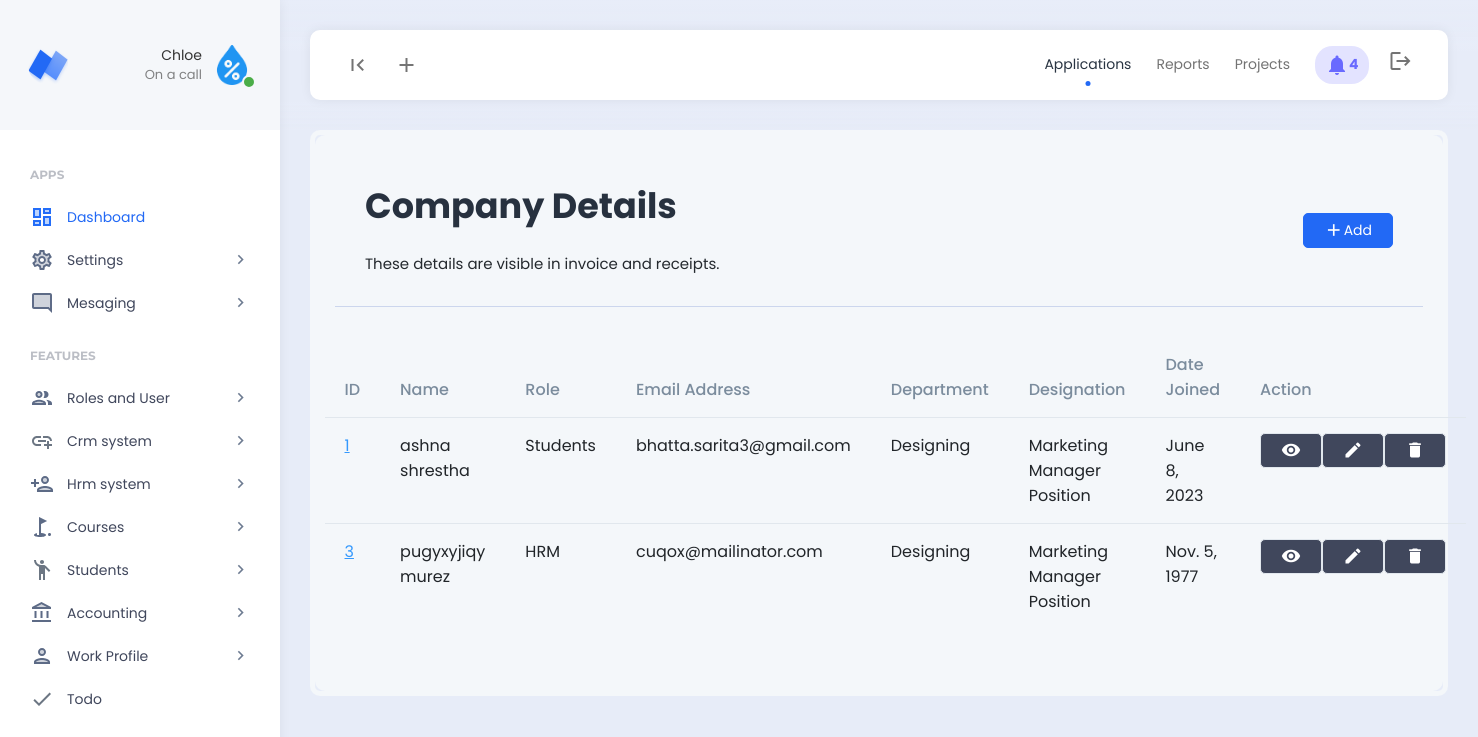
/employees/ (signed in), run on an earlier commit of the app's database.
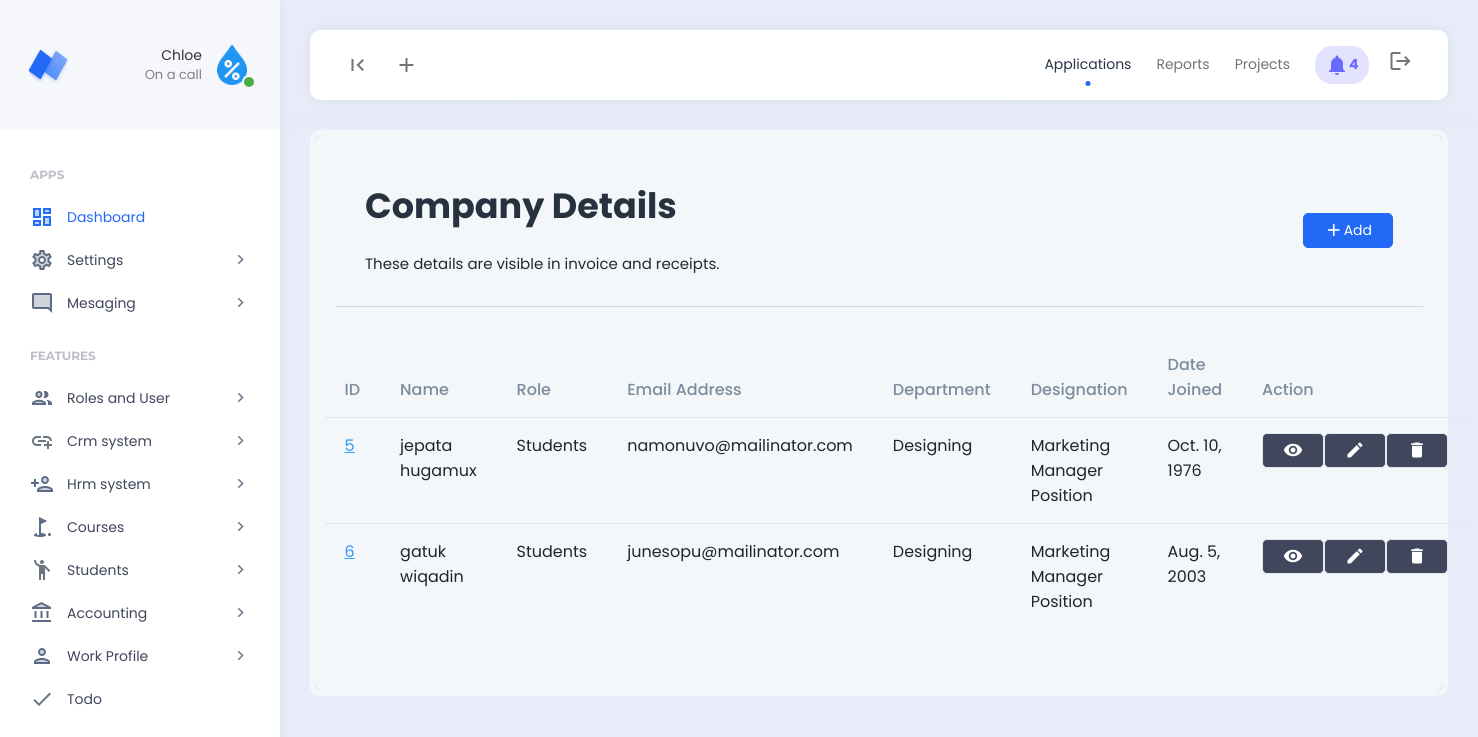
And on a later commit of the database.
### hrm/models.py (models this page shows, shortened)
class Employee(models.Model):
    department = models.ForeignKey(Department, on_delete=models.SET_NULL,null=True)
    designation = models.ForeignKey(Designation, on_delete=models.SET_NULL,null=True)
    user = models.OneToOneField(User, on_delete=models.CASCADE)
    permission = models.ForeignKey(Permission,on_delete=models.SET_NULL,null=True, blank=True)
    code = models.CharField(max_length=100,null=True, blank=True)
    email = models.CharField(max_length=200,null=True, blank=True)
    contact = models.CharField(max_length=200,null=True, blank=True)
    address = models.CharField(max_length=200,null=True, blank=True)
    emp_salary = models.CharField(max_length=200,null=True, blank=True)
    emp_password = models.CharField(max_length=200,null=True, blank=True)
    date_joined = models.DateTimeField(null=True, blank=True)
    date_modified = models.DateTimeField(auto_now=True)
    created = models.DateTimeField(auto_now_add=True)
    class Meta:
        verbose_name_plural = "01. Employees"

class Department(models.Model):
    department = models.CharField(max_length=255)
    def __str__(self):
        return self.department
    class Meta:
        verbose_name_plural = "05. Department"

class Designation(models.Model):
    department = models.ForeignKey(Department, on_delete=models.CASCADE)
    designation = models.CharField(max_length=255)
    def __str__(self):
        return self.designation
    class Meta:
        verbose_name_plural = "05. Designation"

### account/models.py (models this page shows, shortened)
class Permission(models.Model):
    role = models.OneToOneField(Role, on_delete=models.CASCADE)
    create_finance = models.BooleanField(default=0)
    read_finance = models.BooleanField(default=0)
    update_finance = models.BooleanField(default=0)
    delete_finance = models.BooleanField(default=0)
    manage_finance = models.BooleanField(default=0)
    manage_company = models.BooleanField(default=0)
    create_account = models.BooleanField(default=0)
    read_account = models.BooleanField(default=0)
    update_account = models.BooleanField(default=0)
    delete_account = models.BooleanField(default=0)
    manage_account = models.BooleanField(default=0)
    create_leads = models.BooleanField(default=0)
    read_leads = models.BooleanField(default=0)
    update_leads = models.BooleanField(default=0)
    delete_leads = models.BooleanField(default=0)
    manage_leads = models.BooleanField(default=0)
    manage_leads = models.BooleanField(default=0)
    create_hrm = models.BooleanField(default=0)
    read_hrm = models.BooleanField(default=0)
    update_hrm = models.BooleanField(default=0)
    delete_hrm = models.BooleanField(default=0)
    manage_hrm = models.BooleanField(default=0)
    create_course = models.BooleanField(default=0)
    read_course = models.BooleanField(default=0)
    update_course = models.BooleanField(default=0)
    delete_course = models.BooleanField(default=0)
    manage_course = models.BooleanField(default=0)
    create_student = models.BooleanField(default=0)
    read_student = models.BooleanField(default=0)
    update_student = models.BooleanField(default=0)
    delete_student = models.BooleanField(default=0)
    manage_student = models.BooleanField(default=0)
    def __str__(self):
        return self.role.role
    class Meta:
        verbose_name_plural = "02. Permissions"

class Role(models.Model):
    role = models.CharField(max_length=255)
    class Meta:
        verbose_name_plural = "01. Role"

### hrm/views.py (the view)
# urls.py: path("employees/", views.employees, name="employees"),
def employees(request):
    if 'read_hrm' in custom_data_views(request):
        employees = Employee.objects.all()
        context = {
            'employees':employees,
        }
        return render (request,'hrm/employees.html',context)
    else:
        messages.info(request, "Unauthorized access.")
        return redirect('home')

### templates/hrm/employees.html (shortened to what this page needs)
{% include 'header.html' %}
<div class="app-content">
    <div class="content-wrapper">
        <div class="example-container">
            <div class="example-content bg-light">
                <div class="page-description d-flex align-items-center">
                    <div class="page-description-content flex-grow-1">
                        <h1>Company Details</h1>
                        <span>These details are visible in invoice and receipts.</span>
                    </div>
                    <div class="page-description-actions">
                        <a href="{% url 'add_employee' %}" class="btn btn-primary"><i class="material-icons">add</i>Add</a>
                    </div>
                </div>
				<div class="row">
					<table id="datable_1" class="table nowrap w-100 mb-5">
						<thead>
							<tr>
								<th>ID</th>
								<th>Name</th>
								<th>Role</th>
								<th>Email Address</th>
								<th>Department</th>
								<th>Designation</th>
								<th>Date Joined</th>
								<th>Action</th>
							</tr>
						</thead>
						<tbody>
							{% for employees in employees %}
							<tr>
								<td><a href="#" class="table-link-text link-high-em">{{employees.id}}</a></td>
								<td>{{employees.user.first_name}} {{employees.user.last_name}}</td>
								<td>{{employees.permission}}</td>
								<td>{{employees.email}}</td>
								<td>{{employees.department}}</td>
								<td>{{employees.designation}}</td>
								<td>{{employees.date_joined.date}}</td>
								<td>
									<div class="d-flex align-items-center">
										<div class="d-flex">
											{% if 'read_hrm' in permissions %}
											<a href="{% url 'view_employee' id=employees.id %}" class="btn btn-dark"><i class="material-icons">visibility</i></a>
											{% endif %}
											{% if 'update_hrm' in permissions %}
											<a href="{% url 'edit_employee' id=employees.id %}" class="btn btn-dark"><i class="material-icons">edit</i></a>
											{% endif %}
											{% if 'delete_hrm' in permissions %}
											<a href="" class="btn btn-dark" data-bs-toggle="modal" data-bs-target="#exampleModalCenter{{employees.id}}"><i class="material-icons">delete</i></a>
											{% endif %}
										</div>
									</div>
								</td>
							</tr>
							{% endfor %}
						</tbody>
					</table>
				</div>
            </div>
        </div>
    </div>
</div>
{% include 'footer.html' %}

What changed in the data, as far as the page shows it:
removed Employee: id "1", user.first_name "ashna", user.last_name "shrestha", permission "Students", email "bhatta.sarita3@gmail.com", department "Designing", designation "Marketing Manager Position", date_joined "June 8, 2023"
removed Employee: id "3", user.first_name "pugyxyjiqy", user.last_name "murez", permission "HRM", email "cuqox@mailinator.com", department "Designing", designation "Marketing Manager Position", date_joined "Nov. 5, 1977"
added Employee: id "5", user.first_name "jepata", user.last_name "hugamux", permission "Students", email "namonuvo@mailinator.com", department "Designing", designation "Marketing Manager Position", date_joined "Oct. 10, 1976"
added Employee: id "6", user.first_name "gatuk", user.last_name "wiqadin", permission "Students", email "junesopu@mailinator.com", department "Designing", designation "Marketing Manager Position", date_joined "Aug. 5, 2003"
